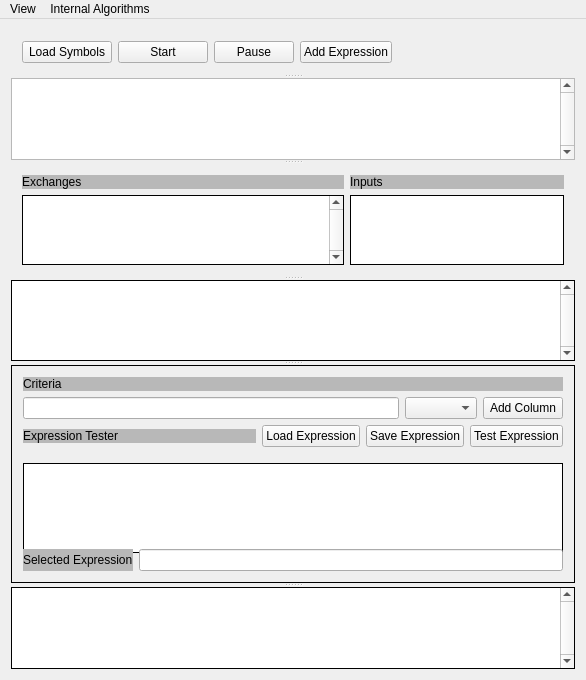
<?xml version="1.0" encoding="UTF-8"?>
<ui version="4.0">
 <class>OptionQuoter</class>
 <widget class="QMainWindow" name="OptionQuoter">
  <property name="geometry">
   <rect>
    <x>0</x>
    <y>0</y>
    <width>586</width>
    <height>680</height>
   </rect>
  </property>
  <property name="windowTitle">
   <string>OptionQuoter</string>
  </property>
  <property name="styleSheet">
   <string notr="true">QMenuBar {
             background-color: qlineargradient(x1:0, y1:0, x2:0, y2:1,
                                               stop:0 lightgray, stop:1 darkgray);
         }
</string>
  </property>
  <widget class="QWidget" name="centralWidget">
   <layout class="QHBoxLayout" name="horizontalLayout_7">
    <item>
     <widget class="QSplitter" name="splitter">
      <property name="orientation">
       <enum>Qt::Vertical</enum>
      </property>
      <property name="childrenCollapsible">
       <bool>false</bool>
      </property>
      <widget class="QWidget" name="layoutWidget">
       <layout class="QHBoxLayout" name="horizontalLayout">
        <item>
         <widget class="QPushButton" name="cmdShowSymbols">
          <property name="sizePolicy">
           <sizepolicy hsizetype="Fixed" vsizetype="Fixed">
            <horstretch>0</horstretch>
            <verstretch>0</verstretch>
           </sizepolicy>
          </property>
          <property name="minimumSize">
           <size>
            <width>90</width>
            <height>21</height>
           </size>
          </property>
          <property name="styleSheet">
           <string notr="true"/>
          </property>
          <property name="text">
           <string>Load Symbols</string>
          </property>
         </widget>
        </item>
        <item>
         <widget class="QPushButton" name="cmdStart">
          <property name="sizePolicy">
           <sizepolicy hsizetype="Fixed" vsizetype="Fixed">
            <horstretch>0</horstretch>
            <verstretch>0</verstretch>
           </sizepolicy>
          </property>
          <property name="minimumSize">
           <size>
            <width>90</width>
            <height>21</height>
           </size>
          </property>
          <property name="styleSheet">
           <string notr="true"/>
          </property>
          <property name="text">
           <string>Start</string>
          </property>
         </widget>
        </item>
        <item>
         <widget class="QPushButton" name="cmdPause">
          <property name="text">
           <string>Pause</string>
          </property>
         </widget>
        </item>
        <item>
         <widget class="QPushButton" name="cmdAddExpression">
          <property name="sizePolicy">
           <sizepolicy hsizetype="Fixed" vsizetype="Fixed">
            <horstretch>0</horstretch>
            <verstretch>0</verstretch>
           </sizepolicy>
          </property>
          <property name="text">
           <string>Add Expression</string>
          </property>
         </widget>
        </item>
        <item>
         <spacer name="horizontalSpacer">
          <property name="orientation">
           <enum>Qt::Horizontal</enum>
          </property>
          <property name="sizeHint" stdset="0">
           <size>
            <width>40</width>
            <height>5</height>
           </size>
          </property>
         </spacer>
        </item>
       </layout>
      </widget>
      <widget class="QTableView" name="tableViewOptions">
       <property name="styleSheet">
        <string notr="true">font: 10pt &quot;Arial&quot;;</string>
       </property>
       <property name="verticalScrollBarPolicy">
        <enum>Qt::ScrollBarAlwaysOn</enum>
       </property>
       <property name="alternatingRowColors">
        <bool>true</bool>
       </property>
       <attribute name="verticalHeaderDefaultSectionSize">
        <number>25</number>
       </attribute>
      </widget>
      <widget class="QWidget" name="layoutWidget">
       <layout class="QHBoxLayout" name="horizontalLayout_2" stretch="6,4">
        <item>
         <layout class="QVBoxLayout" name="verticalLayout">
          <item>
           <widget class="QLabel" name="label">
            <property name="sizePolicy">
             <sizepolicy hsizetype="Expanding" vsizetype="Fixed">
              <horstretch>0</horstretch>
              <verstretch>0</verstretch>
             </sizepolicy>
            </property>
            <property name="styleSheet">
             <string notr="true">background-color: rgb(184, 184, 184);</string>
            </property>
            <property name="text">
             <string>Exchanges</string>
            </property>
           </widget>
          </item>
          <item>
           <widget class="QTableView" name="tableViewExchanges">
            <property name="styleSheet">
             <string notr="true"/>
            </property>
            <property name="frameShape">
             <enum>QFrame::Box</enum>
            </property>
            <property name="frameShadow">
             <enum>QFrame::Plain</enum>
            </property>
            <property name="verticalScrollBarPolicy">
             <enum>Qt::ScrollBarAlwaysOn</enum>
            </property>
            <property name="alternatingRowColors">
             <bool>true</bool>
            </property>
            <attribute name="horizontalHeaderDefaultSectionSize">
             <number>55</number>
            </attribute>
            <attribute name="verticalHeaderDefaultSectionSize">
             <number>18</number>
            </attribute>
           </widget>
          </item>
         </layout>
        </item>
        <item>
         <layout class="QVBoxLayout" name="verticalLayout_2">
          <item>
           <widget class="QLabel" name="label_2">
            <property name="sizePolicy">
             <sizepolicy hsizetype="Expanding" vsizetype="Fixed">
              <horstretch>0</horstretch>
              <verstretch>0</verstretch>
             </sizepolicy>
            </property>
            <property name="styleSheet">
             <string notr="true">background-color: rgb(184, 184, 184);</string>
            </property>
            <property name="text">
             <string>Inputs</string>
            </property>
           </widget>
          </item>
          <item>
           <widget class="QTableView" name="tableViewInputs">
            <property name="frameShape">
             <enum>QFrame::Box</enum>
            </property>
            <property name="frameShadow">
             <enum>QFrame::Plain</enum>
            </property>
            <property name="alternatingRowColors">
             <bool>true</bool>
            </property>
            <attribute name="horizontalHeaderDefaultSectionSize">
             <number>70</number>
            </attribute>
            <attribute name="verticalHeaderDefaultSectionSize">
             <number>18</number>
            </attribute>
           </widget>
          </item>
         </layout>
        </item>
       </layout>
      </widget>
      <widget class="QTableView" name="tableViewOpenOrders">
       <property name="styleSheet">
        <string notr="true"/>
       </property>
       <property name="frameShape">
        <enum>QFrame::Box</enum>
       </property>
       <property name="frameShadow">
        <enum>QFrame::Plain</enum>
       </property>
       <property name="verticalScrollBarPolicy">
        <enum>Qt::ScrollBarAlwaysOn</enum>
       </property>
       <property name="alternatingRowColors">
        <bool>true</bool>
       </property>
       <attribute name="horizontalHeaderDefaultSectionSize">
        <number>85</number>
       </attribute>
       <attribute name="verticalHeaderDefaultSectionSize">
        <number>18</number>
       </attribute>
      </widget>
      <widget class="QFrame" name="frameFilters">
       <property name="sizePolicy">
        <sizepolicy hsizetype="Expanding" vsizetype="Fixed">
         <horstretch>0</horstretch>
         <verstretch>0</verstretch>
        </sizepolicy>
       </property>
       <property name="frameShape">
        <enum>QFrame::Box</enum>
       </property>
       <property name="frameShadow">
        <enum>QFrame::Plain</enum>
       </property>
       <property name="lineWidth">
        <number>1</number>
       </property>
       <property name="midLineWidth">
        <number>1</number>
       </property>
       <layout class="QHBoxLayout" name="horizontalLayout_3">
        <item>
         <layout class="QVBoxLayout" name="verticalLayout_3" stretch="0,0,0,0,0">
          <item>
           <widget class="QLabel" name="label_3">
            <property name="sizePolicy">
             <sizepolicy hsizetype="Expanding" vsizetype="Fixed">
              <horstretch>0</horstretch>
              <verstretch>0</verstretch>
             </sizepolicy>
            </property>
            <property name="styleSheet">
             <string notr="true">background-color: rgb(184, 184, 184);</string>
            </property>
            <property name="text">
             <string>Criteria</string>
            </property>
           </widget>
          </item>
          <item>
           <layout class="QHBoxLayout" name="horizontalLayout_5">
            <item>
             <widget class="QLineEdit" name="lineEditFilterExpression"/>
            </item>
            <item>
             <widget class="QComboBox" name="comboColumnNames"/>
            </item>
            <item>
             <widget class="QPushButton" name="cmdAddColumn">
              <property name="sizePolicy">
               <sizepolicy hsizetype="Fixed" vsizetype="Fixed">
                <horstretch>0</horstretch>
                <verstretch>0</verstretch>
               </sizepolicy>
              </property>
              <property name="text">
               <string>Add Column</string>
              </property>
             </widget>
            </item>
           </layout>
          </item>
          <item>
           <layout class="QHBoxLayout" name="horizontalLayout_4">
            <item>
             <widget class="QLabel" name="label_4">
              <property name="sizePolicy">
               <sizepolicy hsizetype="Preferred" vsizetype="Fixed">
                <horstretch>0</horstretch>
                <verstretch>0</verstretch>
               </sizepolicy>
              </property>
              <property name="styleSheet">
               <string notr="true">background-color: rgb(184, 184, 184);</string>
              </property>
              <property name="text">
               <string>Expression Tester</string>
              </property>
             </widget>
            </item>
            <item>
             <widget class="QPushButton" name="cmdLoadExpression">
              <property name="sizePolicy">
               <sizepolicy hsizetype="Fixed" vsizetype="Fixed">
                <horstretch>0</horstretch>
                <verstretch>0</verstretch>
               </sizepolicy>
              </property>
              <property name="text">
               <string>Load Expression</string>
              </property>
             </widget>
            </item>
            <item>
             <widget class="QPushButton" name="cmdSaveExpression">
              <property name="sizePolicy">
               <sizepolicy hsizetype="Fixed" vsizetype="Fixed">
                <horstretch>0</horstretch>
                <verstretch>0</verstretch>
               </sizepolicy>
              </property>
              <property name="text">
               <string>Save Expression</string>
              </property>
             </widget>
            </item>
            <item>
             <widget class="QPushButton" name="cmdTestExpression">
              <property name="sizePolicy">
               <sizepolicy hsizetype="Fixed" vsizetype="Fixed">
                <horstretch>0</horstretch>
                <verstretch>0</verstretch>
               </sizepolicy>
              </property>
              <property name="text">
               <string>Test Expression</string>
              </property>
             </widget>
            </item>
           </layout>
          </item>
          <item>
           <widget class="QTableView" name="TableExpressionTester">
            <property name="sizePolicy">
             <sizepolicy hsizetype="Expanding" vsizetype="Expanding">
              <horstretch>0</horstretch>
              <verstretch>0</verstretch>
             </sizepolicy>
            </property>
            <property name="minimumSize">
             <size>
              <width>0</width>
              <height>90</height>
             </size>
            </property>
            <property name="maximumSize">
             <size>
              <width>16777215</width>
              <height>70</height>
             </size>
            </property>
            <property name="frameShape">
             <enum>QFrame::Box</enum>
            </property>
            <property name="frameShadow">
             <enum>QFrame::Plain</enum>
            </property>
            <property name="alternatingRowColors">
             <bool>true</bool>
            </property>
            <property name="gridStyle">
             <enum>Qt::DashLine</enum>
            </property>
            <attribute name="verticalHeaderDefaultSectionSize">
             <number>18</number>
            </attribute>
           </widget>
          </item>
          <item>
           <layout class="QHBoxLayout" name="horizontalLayout_6">
            <item>
             <widget class="QLabel" name="label_5">
              <property name="styleSheet">
               <string notr="true">background-color: rgb(184, 184, 184);</string>
              </property>
              <property name="text">
               <string>Selected Expression</string>
              </property>
             </widget>
            </item>
            <item>
             <widget class="QLineEdit" name="lineEditFinalExpression"/>
            </item>
           </layout>
          </item>
         </layout>
        </item>
       </layout>
      </widget>
      <widget class="QListWidget" name="listWidgetConsole">
       <property name="sizePolicy">
        <sizepolicy hsizetype="Expanding" vsizetype="Expanding">
         <horstretch>0</horstretch>
         <verstretch>0</verstretch>
        </sizepolicy>
       </property>
       <property name="styleSheet">
        <string notr="true"/>
       </property>
       <property name="frameShape">
        <enum>QFrame::Box</enum>
       </property>
       <property name="frameShadow">
        <enum>QFrame::Plain</enum>
       </property>
       <property name="verticalScrollBarPolicy">
        <enum>Qt::ScrollBarAlwaysOn</enum>
       </property>
      </widget>
     </widget>
    </item>
   </layout>
  </widget>
  <widget class="QMenuBar" name="menuBar">
   <property name="geometry">
    <rect>
     <x>0</x>
     <y>0</y>
     <width>586</width>
     <height>18</height>
    </rect>
   </property>
   <widget class="QMenu" name="menuView">
    <property name="title">
     <string>View</string>
    </property>
    <addaction name="actionHide_Filters"/>
    <addaction name="action_Hide_Console"/>
    <addaction name="actionHide_Option_Updates"/>
   </widget>
   <widget class="QMenu" name="menuInternal_Algorithms">
    <property name="title">
     <string>Internal Algorithms</string>
    </property>
    <addaction name="actionSpx_Algo1_Neutral"/>
   </widget>
   <addaction name="menuView"/>
   <addaction name="menuInternal_Algorithms"/>
  </widget>
  <action name="action_Hide_Console">
   <property name="checkable">
    <bool>false</bool>
   </property>
   <property name="text">
    <string>Hide Output</string>
   </property>
  </action>
  <action name="actionHide_Filters">
   <property name="text">
    <string>Hide Filter</string>
   </property>
  </action>
  <action name="actionHide_Option_Updates">
   <property name="text">
    <string>Hide Updates</string>
   </property>
  </action>
  <action name="actionSpx_Algo1_Neutral">
   <property name="text">
    <string>Spx_Algo1_Neutral</string>
   </property>
  </action>
 </widget>
 <layoutdefault spacing="6" margin="11"/>
 <resources/>
 <connections/>
</ui>
